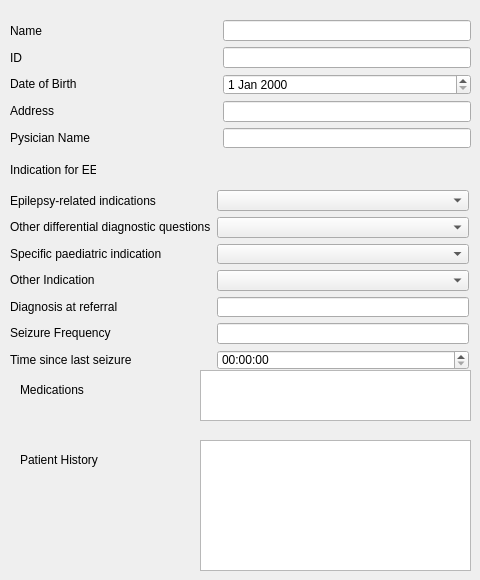
      <widget class="QWidget" name="tab_patient_info">
       <attribute name="title">
        <string>Patient Info</string>
       </attribute>
       <widget class="QWidget" name="layoutWidget">
        <property name="geometry">
         <rect>
          <x>10</x>
          <y>20</y>
          <width>461</width>
          <height>128</height>
         </rect>
        </property>
        <layout class="QHBoxLayout" name="form_patient_info">
         <item>
          <layout class="QVBoxLayout" name="verticalLayout_2">
           <item>
            <widget class="QLabel" name="lbl_name">
             <property name="text">
              <string>Name</string>
             </property>
            </widget>
           </item>
           <item>
            <widget class="QLabel" name="lbl_id">
             <property name="text">
              <string>ID</string>
             </property>
            </widget>
           </item>
           <item>
            <widget class="QLabel" name="lbl_dob">
             <property name="text">
              <string>Date of Birth</string>
             </property>
            </widget>
           </item>
           <item>
            <widget class="QLabel" name="lbl_address">
             <property name="text">
              <string>Address</string>
             </property>
            </widget>
           </item>
           <item>
            <widget class="QLabel" name="lbl_physician">
             <property name="text">
              <string>Pysician Name                                      </string>
             </property>
            </widget>
           </item>
          </layout>
         </item>
         <item>
          <layout class="QVBoxLayout" name="verticalLayout_3">
           <item>
            <widget class="QLineEdit" name="le_patient_name"/>
           </item>
           <item>
            <widget class="QLineEdit" name="le_patient_id"/>
           </item>
           <item>
            <widget class="QDateEdit" name="de_dob"/>
           </item>
           <item>
            <widget class="QLineEdit" name="le_patient_address"/>
           </item>
           <item>
            <widget class="QLineEdit" name="le_referer_name"/>
           </item>
          </layout>
         </item>
        </layout>
       </widget>
       <widget class="QTextEdit" name="te_history_notes">
        <property name="geometry">
         <rect>
          <x>200</x>
          <y>440</y>
          <width>271</width>
          <height>131</height>
         </rect>
        </property>
       </widget>
       <widget class="QLabel" name="lbl_patient_history">
        <property name="geometry">
         <rect>
          <x>20</x>
          <y>450</y>
          <width>86</width>
          <height>20</height>
         </rect>
        </property>
        <property name="text">
         <string>Patient History</string>
        </property>
       </widget>
       <widget class="QLabel" name="lbl_eeg_indication">
        <property name="geometry">
         <rect>
          <x>10</x>
          <y>160</y>
          <width>86</width>
          <height>20</height>
         </rect>
        </property>
        <property name="text">
         <string>Indication for EEG</string>
        </property>
       </widget>
       <widget class="QLabel" name="lbl_patient_history_2">
        <property name="geometry">
         <rect>
          <x>20</x>
          <y>380</y>
          <width>86</width>
          <height>20</height>
         </rect>
        </property>
        <property name="text">
         <string>Medications</string>
        </property>
       </widget>
       <widget class="QTextEdit" name="te_medications">
        <property name="geometry">
         <rect>
          <x>200</x>
          <y>370</y>
          <width>271</width>
          <height>51</height>
         </rect>
        </property>
       </widget>
       <widget class="QWidget" name="layoutWidget">
        <property name="geometry">
         <rect>
          <x>10</x>
          <y>190</y>
          <width>459</width>
          <height>180</height>
         </rect>
        </property>
        <layout class="QHBoxLayout" name="horizontalLayout_6">
         <item>
          <layout class="QVBoxLayout" name="verticalLayout_16">
           <item>
            <widget class="QLabel" name="label_32">
             <property name="text">
              <string>Epilepsy-related indications</string>
             </property>
            </widget>
           </item>
           <item>
            <widget class="QLabel" name="label_33">
             <property name="text">
              <string>Other differential diagnostic questions</string>
             </property>
            </widget>
           </item>
           <item>
            <widget class="QLabel" name="label_31">
             <property name="text">
              <string>Specific paediatric indication</string>
             </property>
            </widget>
           </item>
           <item>
            <widget class="QLabel" name="label_37">
             <property name="text">
              <string>Other Indication</string>
             </property>
            </widget>
           </item>
           <item>
            <widget class="QLabel" name="label_34">
             <property name="text">
              <string>Diagnosis at referral</string>
             </property>
            </widget>
           </item>
           <item>
            <widget class="QLabel" name="label_35">
             <property name="text">
              <string>Seizure Frequency</string>
             </property>
            </widget>
           </item>
           <item>
            <widget class="QLabel" name="label_36">
             <property name="text">
              <string>Time since last seizure</string>
             </property>
            </widget>
           </item>
          </layout>
         </item>
         <item>
          <layout class="QVBoxLayout" name="verticalLayout">
           <item>
            <widget class="QComboBox" name="cb_epilepsy_indications">
             <property name="toolTip">
              <string>&lt;html&gt;&lt;head/&gt;&lt;body&gt;&lt;p&gt;Select those that apply&lt;/p&gt;&lt;/body&gt;&lt;/html&gt;</string>
             </property>
             <property name="currentText">
              <string/>
             </property>
             <item>
              <property name="text">
               <string/>
              </property>
             </item>
             <item>
              <property name="text">
               <string>Clinical suspicion of epilepsy or seizure</string>
              </property>
             </item>
             <item>
              <property name="text">
               <string>Reconsider the initial diagnosis of epilepsy</string>
              </property>
             </item>
             <item>
              <property name="text">
               <string>Classification of a patient diagnosed with epilepsy</string>
              </property>
             </item>
             <item>
              <property name="text">
               <string>Changes in seizure pattern</string>
              </property>
             </item>
             <item>
              <property name="text">
               <string>Suspicion of non-convulsive status epilepticus</string>
              </property>
             </item>
             <item>
              <property name="text">
               <string>Monitoring of status epilepticus</string>
              </property>
             </item>
             <item>
              <property name="text">
               <string>Monitoring of seizure frequency</string>
              </property>
             </item>
             <item>
              <property name="text">
               <string>Monitoring the effect of medication</string>
              </property>
             </item>
             <item>
              <property name="text">
               <string>Considering stopping AED therapy</string>
              </property>
             </item>
             <item>
              <property name="text">
               <string>Presurgical evaluation</string>
              </property>
             </item>
             <item>
              <property name="text">
               <string>Driver’s license or flight certificate</string>
              </property>
             </item>
            </widget>
           </item>
           <item>
            <widget class="QComboBox" name="cb_other_diagnostic_indications">
             <property name="toolTip">
              <string>&lt;html&gt;&lt;head/&gt;&lt;body&gt;&lt;p&gt;Select those that apply&lt;/p&gt;&lt;/body&gt;&lt;/html&gt;</string>
             </property>
             <item>
              <property name="text">
               <string/>
              </property>
             </item>
             <item>
              <property name="text">
               <string>Psychogenic non-epileptic seizures</string>
              </property>
             </item>
             <item>
              <property name="text">
               <string>Loss of consciousness</string>
              </property>
             </item>
             <item>
              <property name="text">
               <string>Disturbance of consciousness</string>
              </property>
             </item>
             <item>
              <property name="text">
               <string>Encephalopathy</string>
              </property>
             </item>
             <item>
              <property name="text">
               <string>Encephalitis</string>
              </property>
             </item>
             <item>
              <property name="text">
               <string>Dementia</string>
              </property>
             </item>
             <item>
              <property name="text">
               <string>Cerebral vascular disease</string>
              </property>
             </item>
             <item>
              <property name="text">
               <string>Paroxysmal behavioral changes</string>
              </property>
             </item>
             <item>
              <property name="text">
               <string>Other psychiatric or behavioral
symptoms</string>
              </property>
             </item>
             <item>
              <property name="text">
               <string>Coma</string>
              </property>
             </item>
             <item>
              <property name="text">
               <string>Brain death</string>
              </property>
             </item>
            </widget>
           </item>
           <item>
            <widget class="QComboBox" name="cb_paediatric_indication">
             <property name="toolTip">
              <string>&lt;html&gt;&lt;head/&gt;&lt;body&gt;&lt;p&gt;Select those that apply&lt;/p&gt;&lt;/body&gt;&lt;/html&gt;</string>
             </property>
             <item>
              <property name="text">
               <string/>
              </property>
             </item>
             <item>
              <property name="text">
               <string>Genetic syndrome</string>
              </property>
             </item>
             <item>
              <property name="text">
               <string>Metabolic disorder</string>
              </property>
             </item>
             <item>
              <property name="text">
               <string>Regression</string>
              </property>
             </item>
             <item>
              <property name="text">
               <string>Developmental problems</string>
              </property>
             </item>
            </widget>
           </item>
           <item>
            <widget class="QComboBox" name="cb_paediatric_indication_2">
             <property name="toolTip">
              <string>&lt;html&gt;&lt;head/&gt;&lt;body&gt;&lt;p&gt;Select those that apply&lt;/p&gt;&lt;/body&gt;&lt;/html&gt;</string>
             </property>
             <item>
              <property name="text">
               <string/>
              </property>
             </item>
             <item>
              <property name="text">
               <string>Follow up EEG</string>
              </property>
             </item>
             <item>
              <property name="text">
               <string>Assessment of prognosis</string>
              </property>
             </item>
             <item>
              <property name="text">
               <string>Research project</string>
              </property>
             </item>
             <item>
              <property name="text">
               <string>Other indication</string>
              </property>
             </item>
            </widget>
           </item>
           <item>
            <widget class="QLineEdit" name="le_referal_diagnosis"/>
           </item>
           <item>
            <widget class="QLineEdit" name="le_seizure_frequency"/>
           </item>
           <item>
            <widget class="QTimeEdit" name="te_time_last_seizure"/>
           </item>
          </layout>
         </item>
        </layout>
       </widget>
      </widget>
